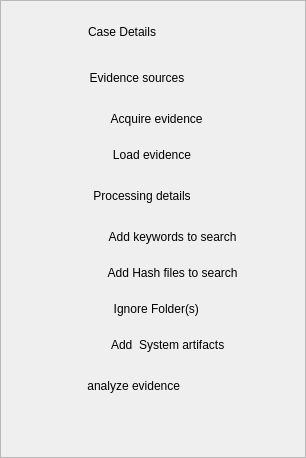
     <widget class="QFrame" name="frame">
      <property name="sizePolicy">
       <sizepolicy hsizetype="Preferred" vsizetype="Preferred">
        <horstretch>0</horstretch>
        <verstretch>0</verstretch>
       </sizepolicy>
      </property>
      <property name="minimumSize">
       <size>
        <width>275</width>
        <height>30</height>
       </size>
      </property>
      <property name="styleSheet">
       <string notr="true">QFrame{


}
QToolButton{
	border: none;
	font: 13pt &quot;Arial Rounded MT&quot;;
	text-transform: uppercase;
}
QToolButton:hover{
	background-color:rgb(102,178,255)
}
QToolButton:checked{
	background-color:rgb(102,178,255)
}
QToolButton#tbAcquire, #tbLoad, #tbAddKey, #tbAddHash, #tbIgnoreFolders, #tbSystemArtifacts{
	border: none;
	font: 10pt &quot;Arial Rounded MT&quot;;
	text-transform: none;	

	
	
}</string>
      </property>
      <property name="frameShape">
       <enum>QFrame::StyledPanel</enum>
      </property>
      <property name="frameShadow">
       <enum>QFrame::Plain</enum>
      </property>
      <layout class="QVBoxLayout" name="verticalLayout">
       <item alignment="Qt::AlignLeft">
        <widget class="QToolButton" name="tbCaseDetails">
         <property name="sizePolicy">
          <sizepolicy hsizetype="Preferred" vsizetype="Preferred">
           <horstretch>100</horstretch>
           <verstretch>0</verstretch>
          </sizepolicy>
         </property>
         <property name="minimumSize">
          <size>
           <width>280</width>
           <height>40</height>
          </size>
         </property>
         <property name="baseSize">
          <size>
           <width>200</width>
           <height>0</height>
          </size>
         </property>
         <property name="styleSheet">
          <string notr="true"/>
         </property>
         <property name="text">
          <string>Case Details                  </string>
         </property>
         <property name="checkable">
          <bool>true</bool>
         </property>
         <property name="autoExclusive">
          <bool>true</bool>
         </property>
         <property name="popupMode">
          <enum>QToolButton::DelayedPopup</enum>
         </property>
         <property name="toolButtonStyle">
          <enum>Qt::ToolButtonTextOnly</enum>
         </property>
        </widget>
       </item>
       <item alignment="Qt::AlignLeft">
        <widget class="QToolButton" name="tbEvidenceSources">
         <property name="sizePolicy">
          <sizepolicy hsizetype="Preferred" vsizetype="Preferred">
           <horstretch>0</horstretch>
           <verstretch>0</verstretch>
          </sizepolicy>
         </property>
         <property name="minimumSize">
          <size>
           <width>280</width>
           <height>40</height>
          </size>
         </property>
         <property name="text">
          <string>Evidence sources         </string>
         </property>
         <property name="checkable">
          <bool>true</bool>
         </property>
         <property name="autoExclusive">
          <bool>true</bool>
         </property>
        </widget>
       </item>
       <item alignment="Qt::AlignLeft">
        <widget class="QToolButton" name="tbAcquire">
         <property name="sizePolicy">
          <sizepolicy hsizetype="Preferred" vsizetype="Preferred">
           <horstretch>0</horstretch>
           <verstretch>0</verstretch>
          </sizepolicy>
         </property>
         <property name="minimumSize">
          <size>
           <width>280</width>
           <height>30</height>
          </size>
         </property>
         <property name="text">
          <string>   Acquire evidence</string>
         </property>
         <property name="checkable">
          <bool>true</bool>
         </property>
         <property name="autoRepeat">
          <bool>false</bool>
         </property>
         <property name="autoExclusive">
          <bool>true</bool>
         </property>
        </widget>
       </item>
       <item alignment="Qt::AlignLeft">
        <widget class="QToolButton" name="tbLoad">
         <property name="sizePolicy">
          <sizepolicy hsizetype="Preferred" vsizetype="Preferred">
           <horstretch>0</horstretch>
           <verstretch>0</verstretch>
          </sizepolicy>
         </property>
         <property name="minimumSize">
          <size>
           <width>280</width>
           <height>30</height>
          </size>
         </property>
         <property name="text">
          <string>Load evidence</string>
         </property>
         <property name="checkable">
          <bool>true</bool>
         </property>
         <property name="autoRepeat">
          <bool>false</bool>
         </property>
         <property name="autoExclusive">
          <bool>true</bool>
         </property>
        </widget>
       </item>
       <item alignment="Qt::AlignLeft">
        <widget class="QToolButton" name="tbProcessing">
         <property name="sizePolicy">
          <sizepolicy hsizetype="Preferred" vsizetype="Preferred">
           <horstretch>0</horstretch>
           <verstretch>0</verstretch>
          </sizepolicy>
         </property>
         <property name="minimumSize">
          <size>
           <width>280</width>
           <height>40</height>
          </size>
         </property>
         <property name="text">
          <string>Processing details      </string>
         </property>
         <property name="checkable">
          <bool>true</bool>
         </property>
         <property name="autoExclusive">
          <bool>true</bool>
         </property>
        </widget>
       </item>
       <item alignment="Qt::AlignHCenter">
        <widget class="QToolButton" name="tbAddKey">
         <property name="sizePolicy">
          <sizepolicy hsizetype="Preferred" vsizetype="Preferred">
           <horstretch>0</horstretch>
           <verstretch>0</verstretch>
          </sizepolicy>
         </property>
         <property name="minimumSize">
          <size>
           <width>280</width>
           <height>30</height>
          </size>
         </property>
         <property name="text">
          <string>            Add keywords to search</string>
         </property>
         <property name="checkable">
          <bool>true</bool>
         </property>
         <property name="autoRepeat">
          <bool>false</bool>
         </property>
         <property name="autoExclusive">
          <bool>true</bool>
         </property>
        </widget>
       </item>
       <item>
        <widget class="QToolButton" name="tbAddHash">
         <property name="sizePolicy">
          <sizepolicy hsizetype="Preferred" vsizetype="Preferred">
           <horstretch>0</horstretch>
           <verstretch>0</verstretch>
          </sizepolicy>
         </property>
         <property name="minimumSize">
          <size>
           <width>275</width>
           <height>30</height>
          </size>
         </property>
         <property name="text">
          <string>            Add Hash files to search</string>
         </property>
         <property name="checkable">
          <bool>true</bool>
         </property>
         <property name="autoRepeat">
          <bool>false</bool>
         </property>
         <property name="autoExclusive">
          <bool>true</bool>
         </property>
        </widget>
       </item>
       <item alignment="Qt::AlignLeft">
        <widget class="QToolButton" name="tbIgnoreFolders">
         <property name="sizePolicy">
          <sizepolicy hsizetype="Preferred" vsizetype="Preferred">
           <horstretch>0</horstretch>
           <verstretch>0</verstretch>
          </sizepolicy>
         </property>
         <property name="minimumSize">
          <size>
           <width>282</width>
           <height>30</height>
          </size>
         </property>
         <property name="text">
          <string>  Ignore Folder(s)</string>
         </property>
         <property name="checkable">
          <bool>true</bool>
         </property>
         <property name="autoRepeat">
          <bool>false</bool>
         </property>
         <property name="autoExclusive">
          <bool>true</bool>
         </property>
        </widget>
       </item>
       <item>
        <widget class="QToolButton" name="tbSystemArtifacts">
         <property name="sizePolicy">
          <sizepolicy hsizetype="Preferred" vsizetype="Preferred">
           <horstretch>0</horstretch>
           <verstretch>0</verstretch>
          </sizepolicy>
         </property>
         <property name="minimumSize">
          <size>
           <width>282</width>
           <height>30</height>
          </size>
         </property>
         <property name="text">
          <string>         Add  System artifacts</string>
         </property>
         <property name="checkable">
          <bool>true</bool>
         </property>
         <property name="autoRepeat">
          <bool>false</bool>
         </property>
         <property name="autoExclusive">
          <bool>true</bool>
         </property>
        </widget>
       </item>
       <item alignment="Qt::AlignLeft">
        <widget class="QToolButton" name="toolButton_3">
         <property name="sizePolicy">
          <sizepolicy hsizetype="Preferred" vsizetype="Preferred">
           <horstretch>0</horstretch>
           <verstretch>0</verstretch>
          </sizepolicy>
         </property>
         <property name="minimumSize">
          <size>
           <width>280</width>
           <height>40</height>
          </size>
         </property>
         <property name="text">
          <string>analyze evidence           </string>
         </property>
         <property name="checkable">
          <bool>true</bool>
         </property>
         <property name="autoExclusive">
          <bool>true</bool>
         </property>
        </widget>
       </item>
       <item>
        <spacer name="verticalSpacer">
         <property name="orientation">
          <enum>Qt::Vertical</enum>
         </property>
         <property name="sizeHint" stdset="0">
          <size>
           <width>20</width>
           <height>40</height>
          </size>
         </property>
        </spacer>
       </item>
      </layout>
     </widget>
